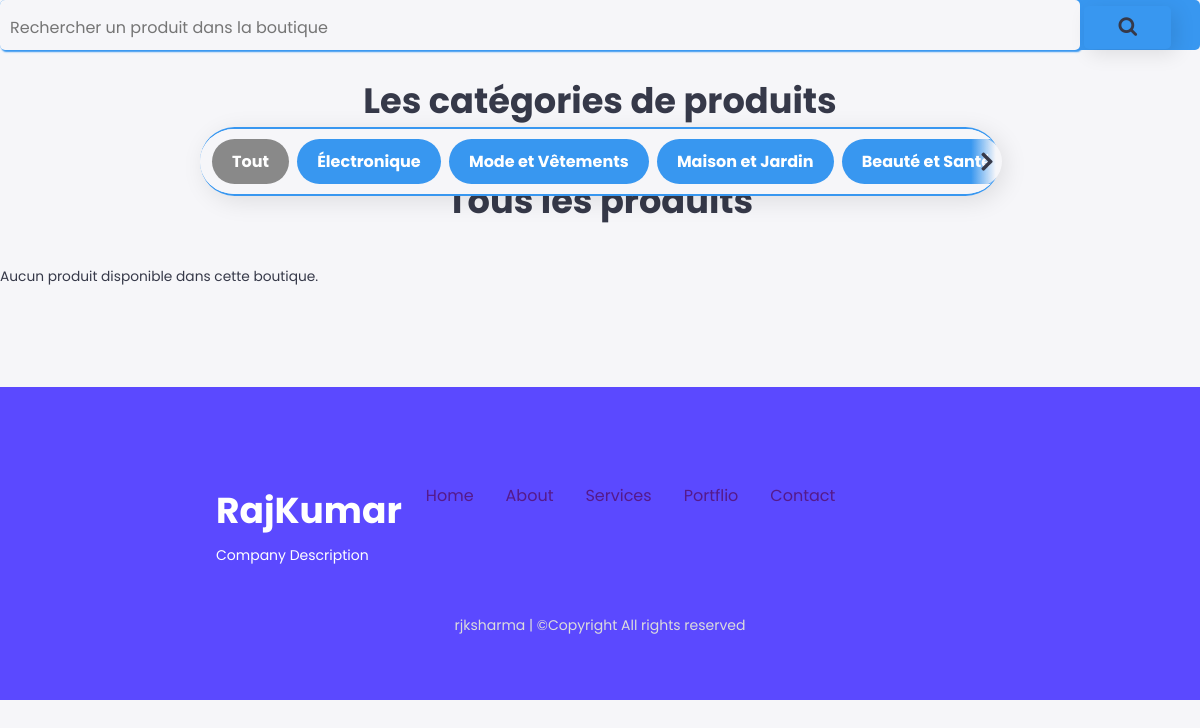
Page /boutique/5/ on the earlier database version.
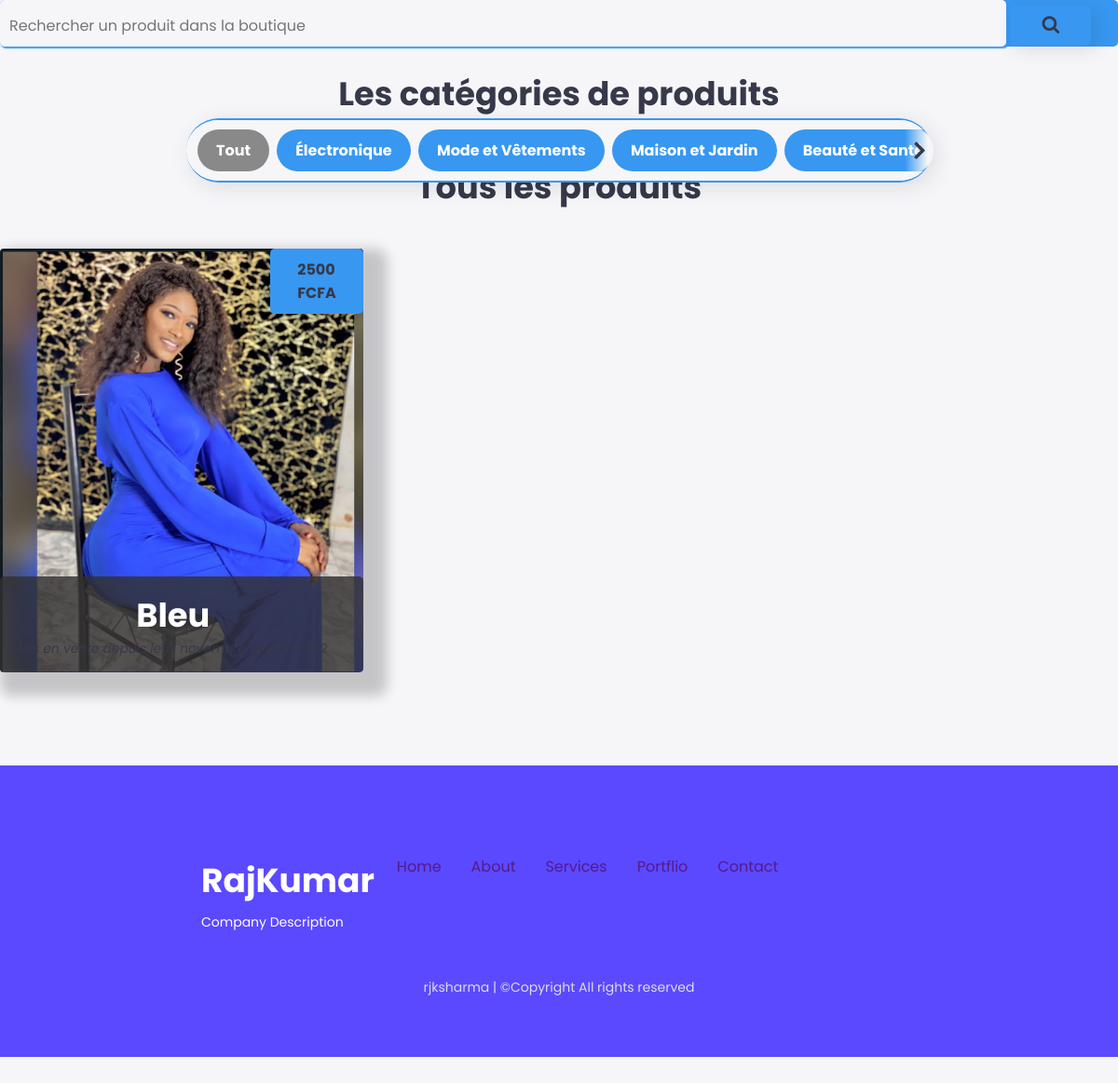
Same page on the later database version.
### galsen/models.py (models this page shows)
class Product(models.Model):
    CATEGORY_CHOICES = [
        ('electronics', 'Électronique'),
        ('fashion', 'Mode et Vêtements'),
        ('home_garden', 'Maison et Jardin'),
        ('beauty_health', 'Beauté et Santé'),
        ('food_drink', 'Alimentation et Boissons'),
        ('sports_leisure', 'Sport et Loisirs'),
        ('books_media', 'Livres et Médias'),
        ('toys_kids', 'Jouets et Enfants'),
        ('automotive_tools', 'Automobile et Outils'),
        ('pets', 'Animaux'),
        ('services', 'Services et Abonnements'),
        ('special_offers', 'Offres spéciales / Promotions'),
    ]
    boutique = models.ForeignKey(Boutique, on_delete=models.CASCADE)
    video = models.FileField(upload_to='product_videos/')
    nom_produit = models.CharField(max_length=255)
    description = models.TextField()
    prix = models.DecimalField(max_digits=10, decimal_places=0)
    quantite_stock = models.IntegerField(null=True, blank=True)
    fournisseur = models.CharField(max_length=255)
    category = models.CharField(max_length=50, choices=CATEGORY_CHOICES, default='electronics')
    date_creation = models.DateTimeField(auto_now_add=True)

class MediasProduct(models.Model):
    produit = models.ForeignKey(Product, on_delete=models.CASCADE)
    image = models.ImageField(upload_to='product_images/')

### galsen/views.py (the view)
# urls.py: path('boutique/<int:boutique_id>/', views.boutique_detail, name='boutique_detail'),
def boutique_detail(request, boutique_id):
    boutique = get_object_or_404(Boutique, id=boutique_id)
    produits = Product.objects.filter(boutique=boutique)
    query = request.GET.get('poste')
    if query:
        produits = produits.filter(Q(nom_produit__icontains=query))
    context = {
        'boutique': boutique,
        'produits': produits,
    }
    return render(request, 'profils/boutiques.html', context)

### galsen/templates/profils/boutiques.html (shortened to what the changed rows need)
{% load static %}
<!DOCTYPE html>
<html lang="en">
<head>
    <link rel="stylesheet" href="{% static 'assets/icones/font-awesome/css/font-awesome.css' %}">
    <link rel="stylesheet" href="{% static 'assets/icones/font-awesome/css/font-awesome.min.css' %}">
    <link rel="stylesheet" href="{% static 'assets/ressources/styles/boutiques.css' %}">
    <link rel="stylesheet" href="{% static 'assets/ressources/styles/theme.css' %}">
</head>
<body>
    <section class="boutiques">
        <div class="tab-nav-bar">
            <h1>Les catégories de produits</h1>
        </div>
        <div class="gallery">
            <div class="img-content active">
                <h1>Tous les produits</h1>
                <ul class="images">
                    {% for produit in produits %}
                        <li class="card filter">
                            <a href="{% url 'product_detail' produit.id %}">
                                <img src="{{ produit.mediasproduct_set.first.image.url }}" alt="{{ produit.nom_produit }}">
                            </a>
                            <div class="price">
                                <h4>{{ produit.prix }} <br> FCFA</h4>
                            </div>
                            <div class="details">
                                <div class="title">
                                    <h1>{{ produit.nom_produit }}</h1>
                                    <p>
                                        <em><span class="disparait">Mis en vente depuis le</span>
                                            {{ produit.date_creation|date:"d F Y à H:i" }}
                                        </em>
                                    </p>
                                </div>
                            </div>
                        </li>
                    {% empty %}
                        <p>Aucun produit disponible dans cette boutique.</p>
                    {% endfor %}
                </ul>
            </div>
        </div>
        <div class="footer">
            <div class="content">
                <div class="container">
                    <div class="footer__label">
                        <h2 class="footer__title">RajKumar</h2>
                    </div>
                </div>
            </div>
        </div>
    </section>
</body>
</html>

Differences in the rows shown:
added Product: mediasproduct_set.first.image (picture), prix "2500", nom_produit "Bleu", date_creation "17 novembre 2024 à 00:12"
Other differences:
text no longer shown: "Aucun produit disponible dans cette boutique."
